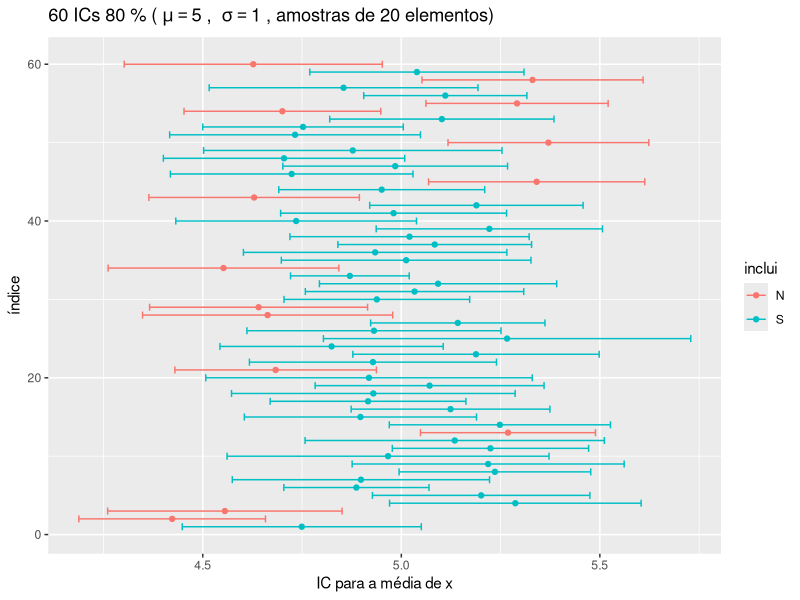

This figure's R source:
## ---- chunk 1
knitr::opts_chunk$set(echo = TRUE)
require(ggplot2)
## ---- chunk 2
set.seed(1234)     # semente aleatória
n <- 20            # tamanho de cada amostra
n.ic <- 60         # número de ICs
media <- 5         # média
desvio <- 1        # desvio padrão
conf.level <- 0.80 # nível de confiança
## ---- chunk 3
#titulo <- sprintf("%d ICs %.1f%% (média=%.1f, dp=%.1f, amostras de %d elementos)", n.ic, 100*conf.level, media, desvio, n)
titulo <- bquote( .(n.ic) ~ "ICs"~.(100*conf.level)~"% ("~mu==.(media)~", "~sigma==.(desvio)~", amostras de"~.(n)~"elementos)")
amostras <- matrix(nrow=n.ic, ncol=n)
xbar <- c()
xmin <- c()
xmax <- c()
inclui <- c()
for (i in 1:n.ic) {
  amostras[i, ] <- rnorm(n, media, desvio)  # obtém uma amostra
  ic <- t.test(amostras[i, ], conf.level = conf.level) # obtém o IC para a amostra
  xbar[i] <- ic$estimate    # média da amostra
  xmin[i] <- ic$conf.int[1] # limite inferior do IC
  xmax[i] <- ic$conf.int[2] # limite superior do IC
  # determina se IC inclui ou não a média da população
  if (media < xmin[i] || media > xmax[i])
    inclui[i] <- "N"
  else
    inclui[i] <- "S"
}
# monta um data frame com média, IC e determinação de inclusão para cada amostra
df <- data.frame(xbar, xmin, xmax, inclui=as.factor(inclui))
# plota os ICs, destacando os que não incluem a média
ggplot(df, aes(x=xbar, y=1:n.ic, color=inclui)) + geom_point() +   geom_errorbar(aes(xmin=xmin, xmax=xmax, color=inclui)) + xlab("IC para a média de x") + ylab("índice") + ggtitle(titulo)
# quantas amostras não incluem a média populacional?
nao.incl <- sum(df$inclui == "N")
